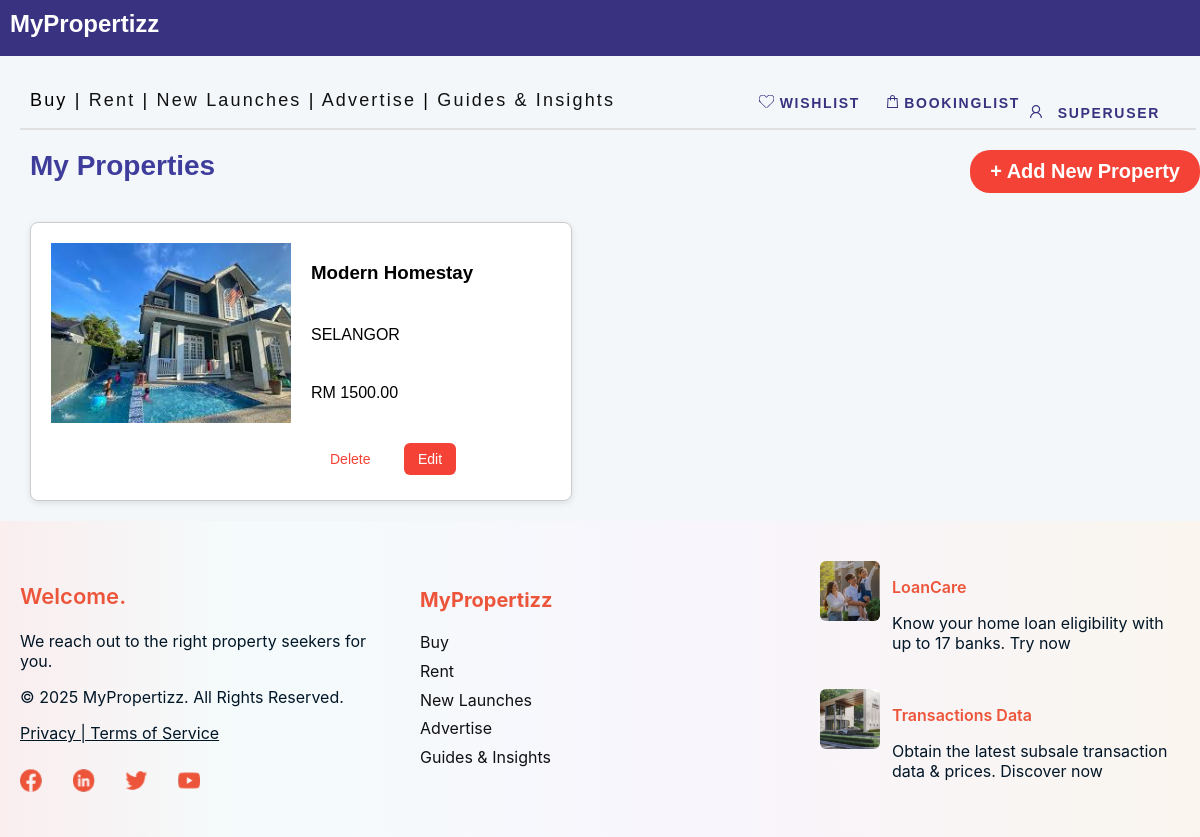
/accounts/my-properties/ (signed in), run on the app's committed database.
### proplistpage/models.py (models this page shows, shortened)
class Property(models.Model):
    LOCATION_CHOICES = [
        ('KUALA LUMPUR', 'Kuala Lumpur'),
        ('SELANGOR', 'Selangor'),
        ('PENANG', 'Penang'),
        ('OTHERS', 'Others'),
    ]
    PROPERTY_TYPE_CHOICES = [
        ('sale', 'For Sale'),
        ('rent', 'For Rent'),
    ]
    user = models.ForeignKey(User, on_delete=models.CASCADE)  # 🔥 Add this line
    title = models.CharField(max_length=100)
    location = models.CharField(max_length=100, choices=LOCATION_CHOICES)
    price = models.DecimalField(max_digits=10, decimal_places=2)
    description = models.TextField()
    address = models.CharField(max_length=200, blank=True)
    detail = models.TextField(blank=True)
    image = models.ImageField(upload_to='property_images/')
    type = models.CharField(max_length=10, choices=PROPERTY_TYPE_CHOICES, default='sale')
    is_booked = models.BooleanField(default=False)
    created_at = models.DateTimeField(auto_now_add=True)

### userAccount/views.py (the view)
# urls.py: path('my-properties/', my_properties, name='my_properties'),
def my_properties(request):
    properties = Property.objects.filter(user=request.user)
    return render(request, 'accounts/my_properties.html', {'properties': properties})

### userAccount/templates/accounts/my_properties.html (shortened to what this page needs)
{% load static %}
<!DOCTYPE html>
<html lang="en">
<head>
      <link rel="stylesheet" href="{% static 'css/style.css' %}">
  <link rel="stylesheet" href="{% static 'main/style.css' %}">
</head>
<body>
<div class="layout-wrapper">
    <main class="layout-content">
    {% include 'header.html' %}
    <div class="container">
        <h2 class="page-title">My Properties
        <a href="{% url 'add_my_property' %}" class="btn-add">+ Add New Property</a>
        </h2>
        <div class="property-grid">
            {% for prop in properties %}
            <div class="property-card">
                <img src="{{ prop.image.url }}" alt="Property Image" class="property-img">
                <div class="property-details">
                    <h3>{{ prop.title }}</h3>
                    <p>{{ prop.location }}</p>
                    <p>RM {{ prop.price }}</p>
                    <div class="property-actions">
                        <form action="{% url 'delete_my_property' prop.id %}" method="post" style="display:inline" onsubmit="return confirm('Are you sure you want to delete this property?');">
                            <button type="submit" class="btn-delete">Delete</button>
                        </form>
                        <a href="{% url 'edit_my_property' prop.id %}" class="btn-edit">Edit</a>
                    </div>
                </div>
            </div>
            {% empty %}
            <p>No properties found.</p>
            {% endfor %}
        </div>
    </div>
    </main>
    {% include 'footer.html' %}
</div>
</body>
</html>

### main/templates/header.html (shortened to what this page needs)
{% load static %}
<link rel="stylesheet" href="{% static 'css/saved_property.css' %}">
<div class="frame-229">
  <div class="rectangle-645">
    <span style="color: white; font-size: 24px; font-weight: bold; margin: 10px; position: absolute;">MyPropertizz</span>
</div>
  <a href="{% url 'booking_list' %}" style="text-decoration:none">
    <div class="bookinglist">
      <img src="{% static 'images/vector1.svg' %}" alt="Booking Icon" />
      BookingList
    </div>
  </a>
  <div class="account">
    <img src="{% static 'images/vector2.svg' %}" alt="Account Icon" />
    {% if user.is_authenticated %}
      <div class="dropdown">
        <button class="dropbtn" onclick="toggleDropdown(event)">{{ user.username }}</button>
      </div>
    {% else %}
      <a href="{% url 'login' %}" style="margin-top:3px; display:inline-block;padding:6px 10px 15px 10px;">Account</a>
    {% endif %}
  </div>
  <a href="{% url 'saved_properties' %}" style="text-decoration:none">
    <div class="wishlist">
      <img src="{% static 'images/vector3.svg' %}" alt="Wishlist Icon" />
      Wishlist
    </div>
  </a>
  <div class="rectangle-7"></div>
  <div class="buy-rent-new-launches-transations-advertise-guies-insights-events">
    <span>
      <a href="{% url 'proplistpage:property-list' %}" style="text-decoration:none; color:#000000;">Buy</a>
      |
      <a href="{% url 'rentlistpage:rent-list' %}" style="text-decoration:none; color: #111111;">Rent</a>
      |
      <a href="{% url 'proplistpage:new-launches' %}" style="text-decoration:none; color: #111111;">New Launches</a>
      |
      <a href="{% url 'proplistpage:advertise' %}" style="text-decoration:none; color: #111111;">Advertise</a>
      |
      <a href="{% url 'proplistpage:guides-insights' %}" style="text-decoration:none; color: #111111;">Guides & Insights</a>
    </span>
  </div>
</div>

### proplistpage/static/css/style.css (style rules this page uses)
body { margin: 0; padding: 0; overflow-x: hidden; }
.layout-wrapper { display: flex; flex-direction: column; min-height: 100vh; }
.layout-content { flex: 1; }
.frame-229 { width: 100%; height: 235px; position: absolute; left: 0px; top: 0px; }
.rectangle-645 { background: #393280; width: 100%; height: 56px; position: absolute; }
.rectangle-7 { background: #e0e0e0; width: 98%; height: 2px; position: absolute; left: 20px; top: 130px; transform-origin: 0 0; transform: rotate(0deg) scale(1, -1); }
.account { color: #393280; text-align: left; font-family: "Inter-SemiBold", sans-serif; font-size: 14px; letter-spacing: 0.12em; font-weight: 600; text-transform: uppercase; position: absolute; right: 20px; padding-top:12px; top: 85px; }
.dropdown { position: relative; display: inline-block; }
.dropbtn { background-color: transparent; border: none; cursor: pointer; color: #393280; text-align: left; font-family: "Inter-SemiBold", sans-serif; font-size: 14px; letter-spacing: 0.12em; font-weight: 600; text-transform: uppercase; padding: 10px 10px 10px 10px; }
.wishlist { color: #393280; text-align: left; font-family: "Inter-SemiBold", sans-serif; font-size: 14px; letter-spacing: 0.12em; font-weight: 600; text-transform: uppercase; position: absolute; right: 300px; top: 85px; padding: 20px 10px 20px 10px; cursor: pointer; }
.buy-rent-new-launches-transations-advertise-guies-insights-events { text-align: left; font-family: "-", sans-serif; font-size: 18px; letter-spacing: 0.12em; font-weight: 400; position: relative; top: 90px; left: 30px; }
.account { color: #393280; text-align: left; font-family: "Inter-SemiBold", sans-serif; font-size: 14px; letter-spacing: 0.12em; font-weight: 600; text-transform: uppercase; position: absolute; padding: 10px 10px 30000px 10px; z-index: 100; right: 20px; top: 100px; cursor: pointer; }
.wishlist { color: #393280; text-align: left; font-family: "Inter-SemiBold", sans-serif; font-size: 14px; letter-spacing: 0.12em; font-weight: 600; text-transform: uppercase; position: absolute; right: 300px; top: 109px; padding: 10px 10px 10px 10px; cursor: pointer; }
.rectangle-7 { background: #e0e0e0; width: 98%; height: 2px; position: absolute; left: 20px; top: 180px; transform-origin: 0 0; transform: rotate(0deg) scale(1, -1); }
.buy-rent-new-launches-transations-advertise-guies-insights-events { text-align: left; font-family: "-", sans-serif; font-size: 18px; letter-spacing: 0.12em; font-weight: 400; position: relative; top: 94px; left: 30px; }
.property-card { width: 100%; background: #ffffff; border: 1px solid #eae8df; border-radius: 10px; box-shadow: 0 4px 10px rgba(0, 0, 0, 0.15); overflow: hidden; display: flex; flex-direction: column; transition: transform 0.2s ease-in-out, box-shadow 0.2s ease-in-out; }

### main/static/main/style.css (style rules this page uses)
body { font-family: 'Segoe UI', Tahoma, Geneva, Verdana, sans-serif; background-color: #f4f7f9; margin: 0; padding: 0; }
.frame-229 { width: 100%; height: 235px; position: absolute; left: 0px; top: 0px; }
.rectangle-645 { background: #393280; width: 100%; height: 56px; position: absolute; }
.rectangle-7 { background: #e0e0e0; width: 98%; height: 2px; position: absolute; left: 20px; top: 150px; transform-origin: 0 0; transform: rotate(0deg) scale(1, -1); }
.account { color: #393280; text-align: left; font-family: "Inter-SemiBold", sans-serif; font-size: 14px; letter-spacing: 0.12em; font-weight: 600; text-transform: uppercase; position: absolute; right: 50px; top: 85px; padding: 10px 10px 10px 10px; z-index: 100; }
.dropdown { position: relative; display: inline-block; }
.dropbtn { background-color: transparent; border: none; cursor: pointer; color: #393280; text-align: left; font-family: "Inter-SemiBold", sans-serif; font-size: 14px; letter-spacing: 0.12em; font-weight: 600; text-transform: uppercase; padding: 10px 10px 10px 10px; }
.wishlist { color: #393280; text-align: left; font-family: "Inter-SemiBold", sans-serif; font-size: 14px; letter-spacing: 0.12em; font-weight: 600; text-transform: uppercase; position: absolute; right: 330px; top: 85px; padding: 10px 10px 30px 10px; cursor: pointer; }
.bookinglist { color: #393280; text-align: left; font-family: "Inter-SemiBold", sans-serif; font-size: 14px; letter-spacing: 0.12em; font-weight: 600; text-transform: uppercase; position: absolute; right: 170px; top: 85px; padding: 10px 10px 30px 10px; cursor: pointer; }

### data on the page
Property: image (picture), title "Modern Homestay", location "SELANGOR", price "1500.00"

### other printed values
{{ user.username }} "SUPERUSER"
